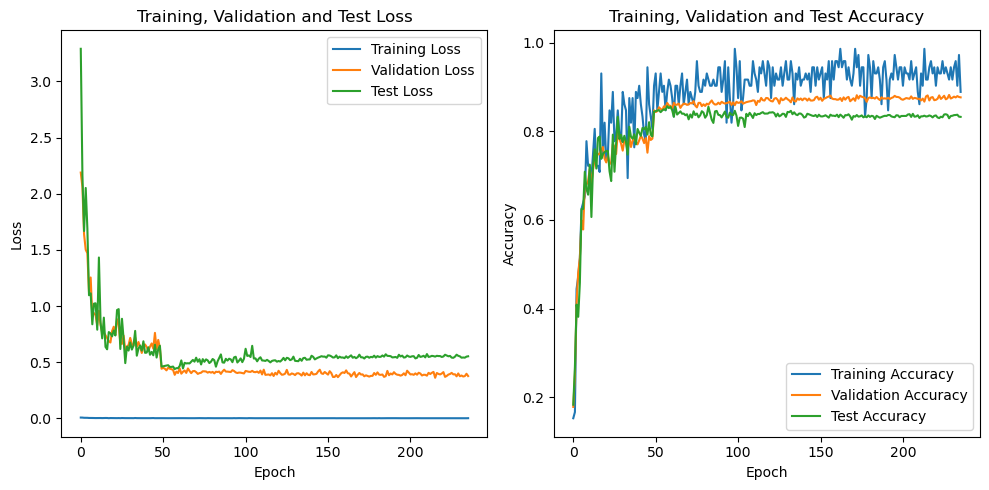
#> input picture results/MyResNet32_CIFAR10_128_SGD_90.png, 989 x 490 px
$ python cut.py
#> lines starting #> are read from the running program, lines starting #| are printed output that depends on the picture
from PIL import Image

image_path = "MyResNet32_CIFAR10_128_SGD_90.png"  # Replace with the actual image path
crop_width = 493
crop_height = 485

# Open the image
image = Image.open(image_path)
#> image is the input picture: PIL image 989x490 RGBA; mean R, G, B, A 244, 246, 245, 255

# Get the original image dimensions
width, height = image.size
#> width = 989; height = 490

# Calculate the left and upper coordinates for cropping
left = width - crop_width
#> left = 496
upper = 0

# Calculate the right and lower coordinates for cropping
right = width
#> right = 989
lower = crop_height

# Crop the image
cropped_image = image.crop((left, upper, right, lower))
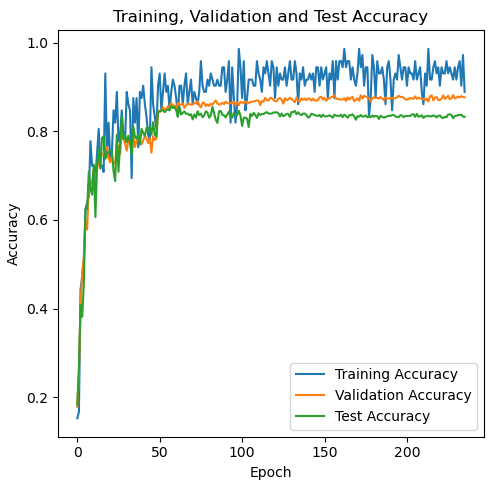
#> cropped_image: PIL image 493x485 RGBA; mean R, G, B, A 240.9, 243.9, 243.7, 255

# Save the cropped image
cropped_image.save(image_path)  # Replace with the desired save path

$ run again, with results/MyResNet32_CIFAR10_128_SGD_95.png copied over results/MyResNet32_CIFAR10_128_SGD_90.png
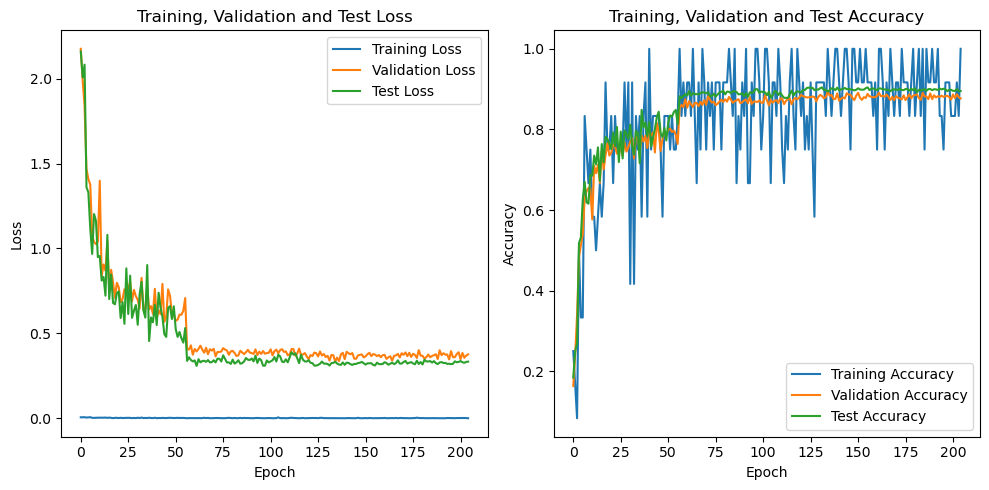
#> input picture results/MyResNet32_CIFAR10_128_SGD_95.png, 989 x 490 px
#> image is the input picture: PIL image 989x490 RGBA; mean R, G, B, A 240, 243.1, 242.7, 255
#> `cropped_image = image.crop((left, upper, right, lower))`:
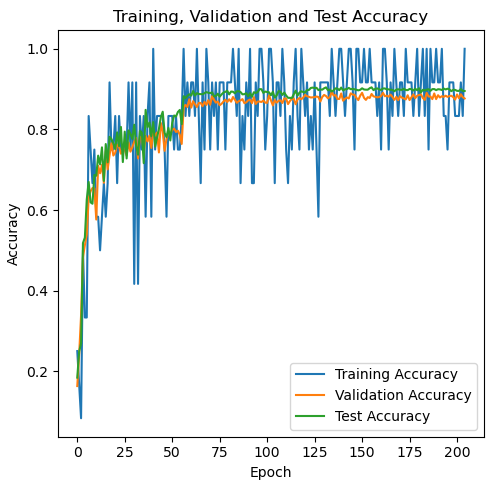
#> cropped_image: PIL image 493x485 RGBA; mean R, G, B, A 233.3, 239, 240.6, 255

$ run again, with results/MyResNet32_128_SGD.png copied over results/MyResNet32_CIFAR10_128_SGD_90.png
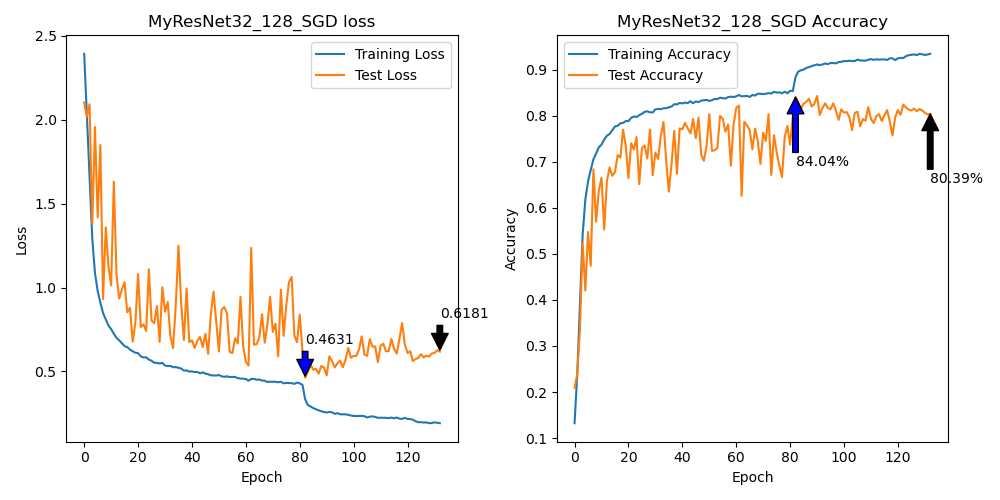
#> input picture results/MyResNet32_128_SGD.png, 1000 x 500 px
#> image is the input picture: PIL image 1000x500 RGBA; mean R, G, B, A 248.4, 246, 244.1, 255
#> `cropped_image = image.crop((left, upper, right, lower))`:
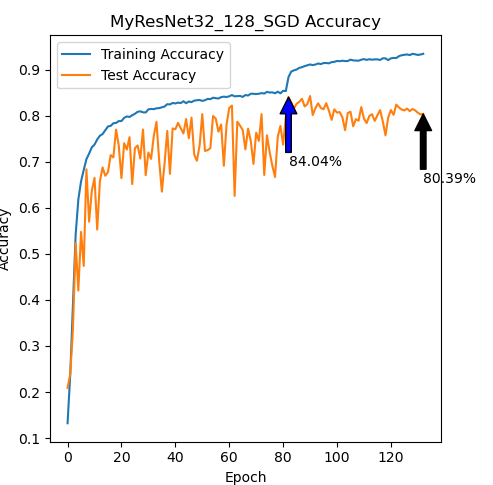
#> cropped_image: PIL image 493x485 RGBA; mean R, G, B, A 247.5, 245.4, 243.8, 255

$ run again, with results/MyResNet32_128_SGD_90.png copied over results/MyResNet32_CIFAR10_128_SGD_90.png
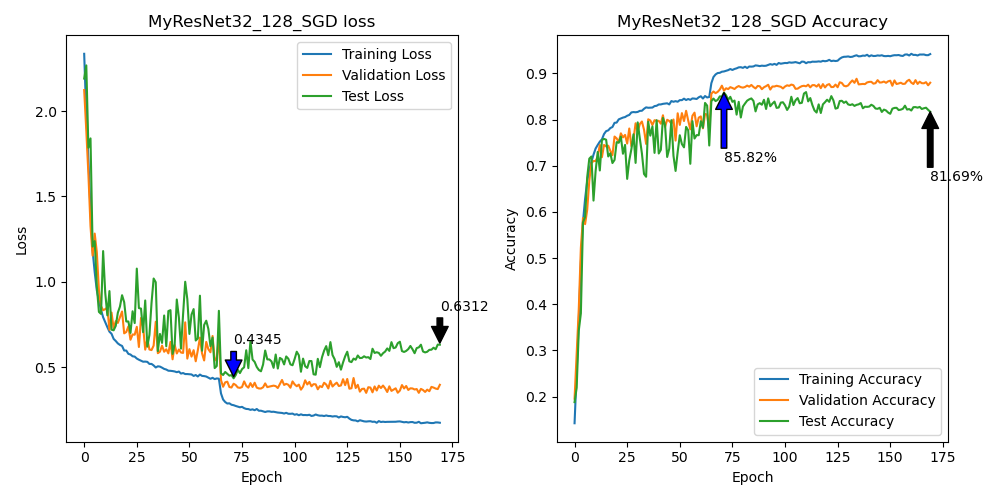
#> input picture results/MyResNet32_128_SGD_90.png, 1000 x 500 px
#> image is the input picture: PIL image 1000x500 RGBA; mean R, G, B, A 244.9, 246.1, 243.8, 255
#> `cropped_image = image.crop((left, upper, right, lower))`:
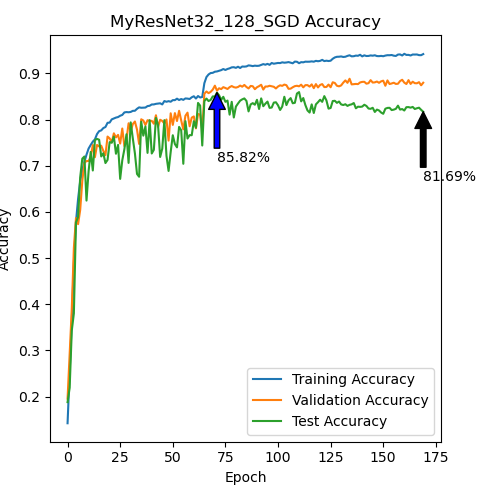
#> cropped_image: PIL image 493x485 RGBA; mean R, G, B, A 244.2, 245.4, 243.4, 255
